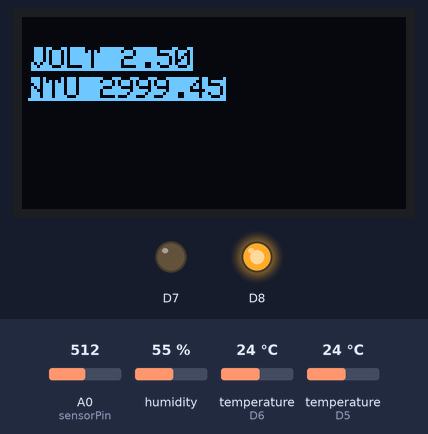
This sketch was run on a simulated ESP8266 (NodeMCU). Parts: 128×64 one-colour display, output pins drawn as LEDs (lit = HIGH). Inputs (shaded band) come from the test bench; at power-on: A0 (sensorPin) = 512, humidity 55 %, temperature (sensors on D6, D5) 24 °C. WiFi joins after 1.5 s; servers stay silent unless stated; no MQTT or app messages arrive unless stated; what the sketch prints to the serial monitor is not drawn.

Above: at 4.4 s.
4.5 s: A0 (sensorPin) set to 529
At 8.3 s:
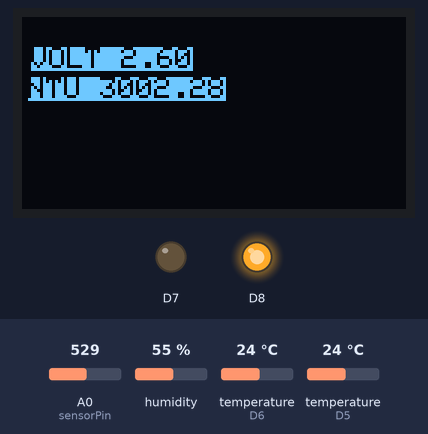
8.6 s: humidity set to 37 %
11.5 s: humidity set to 34 %
At 14.7 s:
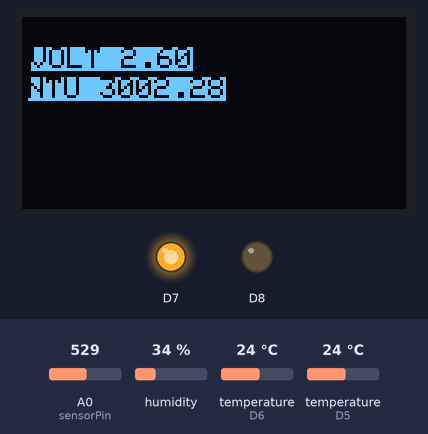
15.0 s: A0 (sensorPin) set to 716
At 17.8 s:
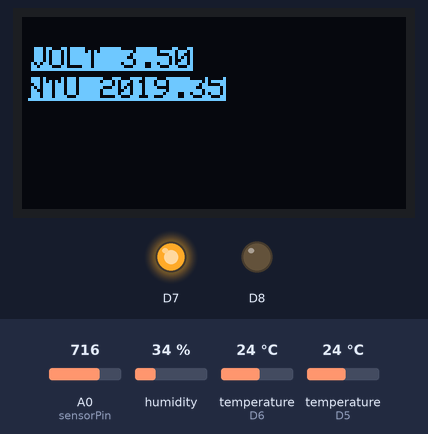
18.2 s: A0 (sensorPin) set to 810
At 20.5 s:
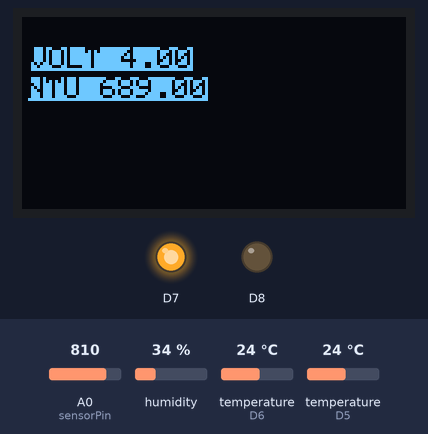
21.4 s: temperature (sensor on D6) set to 34 °C
24.4 s: temperature (sensor on D6) set to 37 °C
At 26.9 s:
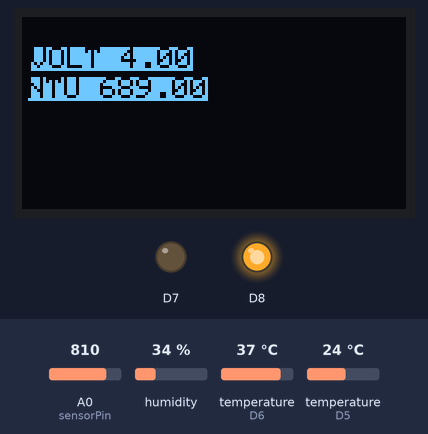
Timing chart, 0 to 28.4 s (numbered marks = the images above; inputs shaded):
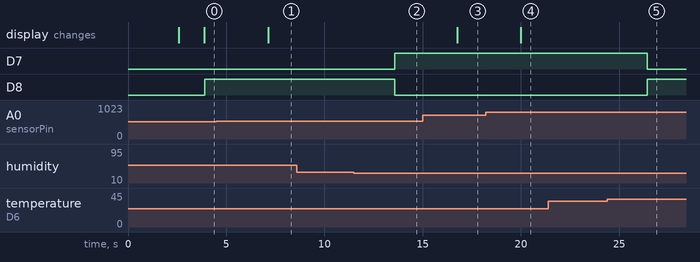

Measured:
- the behaviour switches between 521 and 522 on A0 (sensorPin) (found by bisection; images 0 and 1)
- the behaviour switches between 36 and 35 % on humidity (found by bisection; images 1 and 2)
- the behaviour switches between 35 and 36 °C on temperature (sensor on D6) (found by bisection; images 4 and 5)
- after the input at 4.5 s, the display: changes after 2.6 s (image 1)
- after the input at 8.6 s, every drawn part: stays the same
- after the input at 11.5 s, D7: LOW → HIGH after 2.1 s; D8: HIGH → LOW after 2.1 s
- after the input at 15.0 s, the display: changes after 1.8 s (image 3)
- after the input at 18.2 s, the display: changes after 1.8 s (image 4)
- after the input at 21.4 s, every drawn part: stays the same
- after the input at 24.4 s, D7: HIGH → LOW after 2.0 s; D8: LOW → HIGH after 2.0 s

The sketch:

trytry.ino
```cpp
#include <OneWire.h>
#include <DallasTemperature.h>
//the pin you connect the ds18b20 to
#include <ESP8266WiFi.h>-------- //nodemcu to wifi
#include <PubSubClient.h> //this publish and subscribe model(mqtt) protocol
 #include <Wire.h> //display using I2C communication.
#include <Adafruit_SSD1306.h> //ic driver
#include <Adafruit_GFX.h> //graphical interface
#define SSD1306_LCDHEIGHT 64 //defining the height of the display
#define DS18B20 D5
OneWire ourWire(DS18B20);
DallasTemperature sensors(&ourWire);

// OLED display TWI address
#define OLED_ADDR   0x3C //address is by default

Adafruit_SSD1306 display(-1); //libraray file defining instance.use sti communication we have reset pin.since we dont have reset pin we use -1

#if (SSD1306_LCDHEIGHT != 64) //height is not 64 it give the error
#error("Height incorrect, please fix Adafruit_SSD1306.h!");
#endif

int sensorPin = A0;
float volt;
float ntu;
//-------- Customise these values -----------
const char* ssid = "GUEST";
const char* password = "12345678";
const char* host = "api.msg91.com";
#include "DHT.h" //publish temperature and humidity through dht sensors connected to nodemcu.dht output pin to D2 nodemcu
#define DHTPIN D6    // what pin we're connected to
#define DHTTYPE DHT11   // define type of sensor DHT 11,creating instance and passing the parameters
DHT dht (DHTPIN, DHTTYPE);

#define ORG "gu488j"
#define DEVICE_TYPE "anonymous_shree"
#define DEVICE_ID "9999"
#define TOKEN "9705101809"
//-------- Customise the above values --------

char server[] = ORG ".messaging.internetofthings.ibmcloud.com"; //server name
char topic[] = "iot-2/evt/Data/fmt/json"; //some topics in mqtt topic name is iot
char authMethod[] = "use-token-auth"; //use token authentication
char token[] = TOKEN; //token is already stored in this token varaiable
char clientId[] = "d:" ORG ":" DEVICE_TYPE ":" DEVICE_ID;

WiFiClient wifiClient; //instance
PubSubClient client(server, 1883,wifiClient); //server name and port number of mqtt and passing variable wifi client

void setup() {
   pinMode(D7,OUTPUT);
  pinMode(D8,OUTPUT);
 Serial.begin(115200); //baud statement
 delay(1000);
 Serial.println();
 dht.begin();
 Serial.print("Connecting to "); //connecting to a perticular ssid
 Serial.print(ssid);
 WiFi.begin(ssid, password); //connecting
 while (WiFi.status() != WL_CONNECTED) { //checking wifi status.the wifi is connected
 delay(500);
 Serial.print("."); //after connecting if we are getting dots then we will be printed with dots.
 }
 Serial.println("");

 Serial.print("WiFi connected, IP address: ");
 Serial.println(WiFi.localIP());
 display.begin(SSD1306_SWITCHCAPVCC, OLED_ADDR); //intialising ssd1306-internally generate 3.3v of voltage and then intially we clear display with cleardisplay
  display.clearDisplay();
  sensors.begin();


// display a line of text
  display.setTextSize(1); //1 to 8 test size
  display.setTextColor(BLACK,WHITE); //text color is set as white
  display.setCursor(0,10); //we are setting the cursor in which row and column
  display.print("SMART BRIDGE!!"); //to display


  // update display with all of the above graphics
  display.display();
}

void loop() {
  Serial.print("connecting to ");
  Serial.println(host);

  // Use WiFiClient class to create TCP connections
  WiFiClient client;
  const int httpPort = 80;
  if (!client.connect(host, httpPort)) {
    Serial.println("connection failed");
    return;
  }

  volt = 0;
    for(int i=0; i<800; i++)
    {
        volt += ((float)analogRead(sensorPin)/1023)*5;
    }
    volt = volt/800;
    volt = round_to_dp(volt,1);
    if(volt < 2.5){
      ntu = 3000;
    }else{
      ntu = -1120.4*sq(volt)+5742.3*volt-4353.8;
    }
  delay(1000);
  display.clearDisplay();
  // display a line of text
  display.setTextSize(1); //1 to 8 test size
  display.setTextColor(BLACK,WHITE); //text color is set as white
  display.setCursor(3,10); //we are setting the cursor in which row and column
  display.print("VOLT"); //to display
  display.print(" ");
  display.print(volt);
  display.setCursor(2,20);
  display.print("NTU"); //to display
  display.print(" ");
  display.print(ntu);
// update display with all of the above graphic
  display.display(); //to apply the changing on the display. cant see anything if u miss this.


float h = dht.readHumidity(); //read values
float t = dht.readTemperature(); //getting temperature values and storing
if(h<=35 && t<=35)
{
digitalWrite(D7,HIGH);
digitalWrite(D8,LOW);
}
else if(h>=35 || t>=35)
{
  digitalWrite(D7,LOW);
  digitalWrite(D8,HIGH);
}
/*
if( h>=35 || t>=35 || volt>=2.5){
  // We now create a URI for the request
  String url = "/api/sendhttp.php?mobiles=9705210981&authkey=280125AFHo1HYin1n25cfb6099&route=4&sender=TESTIN&message=ALERT!%20The%20river%20water%20is%20not%20clean&country=india";


  Serial.print("Requesting URL: ");
  Serial.println(url);

  // This will send the request to the server
  client.print(String("GET ") + url + " HTTP/1.1\r\n" +
               "Host: " + host + "\r\n" +
               "Connection: close\r\n\r\n");
  delay(5000);

  // Read all the lines of the reply from server and print them to Serial
  while(client.available()){
    String line = client.readStringUntil('\r');
    Serial.print(line);

  }

  Serial.println();
  Serial.println("closing connection");
} */
sensors.requestTemperatures();
float wt=sensors.getTempCByIndex(0);
delay(1000);
if (isnan(h) || isnan(t)) //valid functions or not is-not-a-number(isan)
{
Serial.println("Failed to read from DHT sensor!");
delay(1000);
return;
}
PublishData(t,h,ntu,volt,wt); //passing 2 values
delay(100);

}

void PublishData(float temp, float humid,float ntu,float volt,float wt){ //2 parameters as temp and humid,t value is stored in temp and h into humidity
 if (!!!client.connected()) { //we will client to client if the client is not connected the it will print reconnecting client to server name.
 Serial.print("Reconnecting client to ");
 Serial.println(server);
 while (!!!client.connect(clientId, authMethod, token)) { //if client is not connected and if server name is wrong. or it will not be connected to cloud
 Serial.print(".");
 delay(500);
 }
 Serial.println();
 }
  String payload = "{\"d\":{\"temperature\":"; //string as payload
  payload += temp;
  payload+="," "\"humidity\":";
  payload += humid;
  payload+="," "\"ntu\":";
   payload += ntu;
   payload+="," "\"volt\":";
   payload += volt;
   payload+="," "\"watertemp\":";
   payload += wt;
   payload += "}}";
 Serial.print("Sending payload: ");
 Serial.println(payload); //printing data on serial monitor

 if (client.publish(topic, (char*) payload.c_str())) { //passing th etopic name and passing the variable as payroll
 Serial.println("Publish ok"); //if data is correct then the data is published according to topic varaiable
 } else {
 Serial.println("Publish failed");
 }

}
 float round_to_dp( float in_value, int decimal_place )
{
  float multiplier = powf( 10.0f, decimal_place );
  in_value = roundf( in_value * multiplier ) / multiplier;
  return in_value;
}
```
